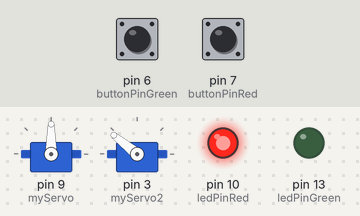
This sketch was run on a simulated Arduino Uno, built with avr-gcc and run on an emulated ATmega328P. Parts: 2 × servo, output pins drawn as LEDs (lit = HIGH). Inputs (shaded band) come from the test bench; at power-on: pin 6 (buttonPinGreen) LOW, pin 7 (buttonPinRed) HIGH.

Above: at 1.2 s.
1.3 s: pin 6 (buttonPinGreen) pulled HIGH for 0.15 s
At 1.37 s:
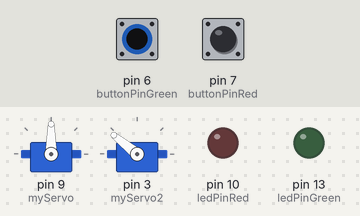
2.9 s: pin 7 (buttonPinRed) pulled LOW for 0.15 s
At 2.97 s:
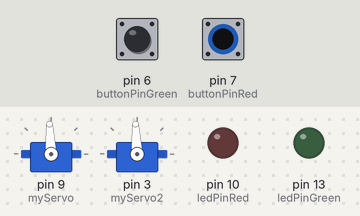
4.5 s: pin 7 (buttonPinRed) pulled LOW for 3.2 s
At 8.8 s:
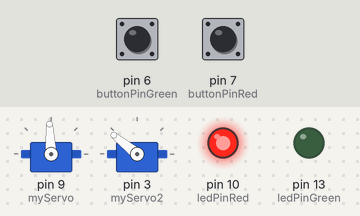
9.2 s: pin 6 (buttonPinGreen) pulled HIGH for 1 s
At 9.9 s:
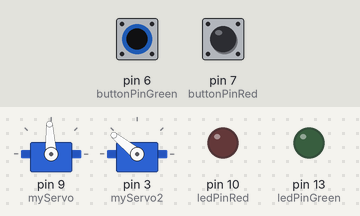
11.7 s: pin 6 (buttonPinGreen) pulled HIGH for 3.2 s
At 15.5 s:
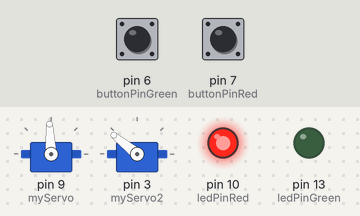
16.4 s: pin 6 (buttonPinGreen) driven HIGH and pin 7 (buttonPinRed) driven LOW
At 17.8 s:
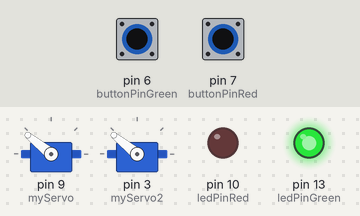
Timing chart, 0 to 18.9 s (numbered marks = the images above; inputs shaded):
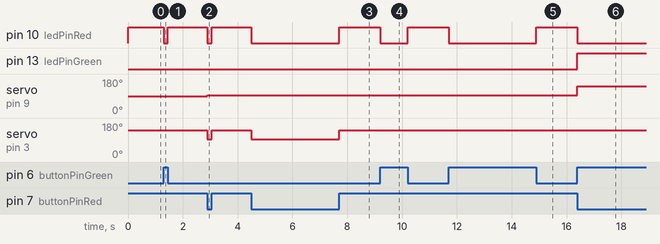

Measured:
- after the input at 1.3 s, pin 10 (ledPinRed): HIGH → LOW at once, → HIGH 0.15 s later
- after the input at 2.9 s, pin 10 (ledPinRed): HIGH → LOW at once, → HIGH 0.15 s later; servo on pin 9 (myServo): 90° → 93° at once; servo on pin 3 (myServo2): 141° → 93° at once, → 141° 0.15 s later
- after the input at 4.5 s, pin 10 (ledPinRed): HIGH → LOW at once, → HIGH 3.2 s later; servo on pin 3 (myServo2): 141° → 93° at once, → 141° 3.2 s later
- after the input at 9.2 s, pin 10 (ledPinRed): HIGH → LOW at once, → HIGH 1.0 s later
- after the input at 11.7 s, pin 10 (ledPinRed): HIGH → LOW at once, → HIGH 3.2 s later
- after the input at 16.4 s, pin 10 (ledPinRed): HIGH → LOW at once; pin 13 (ledPinGreen): LOW → HIGH at once; servo on pin 9 (myServo): 93° → 141° at once

The sketch:

Light_Switch_Servo_Final.ino
```cpp
// constants won't change. They're used here to
// set pin numbers:
#include <Servo.h>
Servo myServo;        // Create Servo object to control the servo
Servo myServo2;
   //Serial.begin(9600);
   //Serial.println("setup");

   //myServo2.attach(3);  // Servo is connected to digital pin 3
const int buttonPinGreen = 6;     // the number of the pushbutton pin
const int buttonPinRed = 7;
const int ledPinGreen =  13;      // the number of the LED pin
const int ledPinRed = 10;

// variables will change:
int buttonState = 0;         // variable for reading the pushbutton status
int buttonState2 = 0;
int position = 0;

void setup() {
 myServo.attach(9);  // Servo is connected to digital pin 9
 myServo2.attach(3);

  // initialize the LED pin as an output:
  pinMode(ledPinGreen, OUTPUT);
  pinMode(buttonPinGreen, INPUT);

  pinMode(ledPinRed, OUTPUT);
  pinMode(buttonPinRed, INPUT);
  // initialize the pushbutton pin as an input:

}

void loop() {
  // read the state of the pushbutton value:
  buttonState = digitalRead(buttonPinGreen);
  buttonState2 = digitalRead(buttonPinRed);

  // check if the pushbutton is pressed.
  // if it is, the buttonState is HIGH:
  if (buttonState == HIGH && buttonState2 == LOW)
  {
    // turn LED on:
    digitalWrite(ledPinGreen, HIGH);
     myServo.writeMicroseconds(2000);  // Counter clockwise
  }
  else {
    // turn LED off:
    digitalWrite(ledPinGreen, LOW);
  }

  if (buttonState == LOW && buttonState2 == HIGH)
  {
    // turn LED on:
    digitalWrite(ledPinRed, HIGH);
    myServo2.writeMicroseconds(2000);  // Clockwise
  }
  else
  {
    // turn LED off:
    digitalWrite(ledPinRed, LOW);
  }

  if (buttonState == LOW && buttonState2 == LOW)
  {
    digitalWrite(ledPinGreen, LOW);
    digitalWrite(ledPinRed, LOW);
     myServo.writeMicroseconds(1500);  // Counter clockwise
    Serial.println("stop");
     myServo2.writeMicroseconds(1500);
    Serial.println("stop");
    delay(5);
  }
}
```
